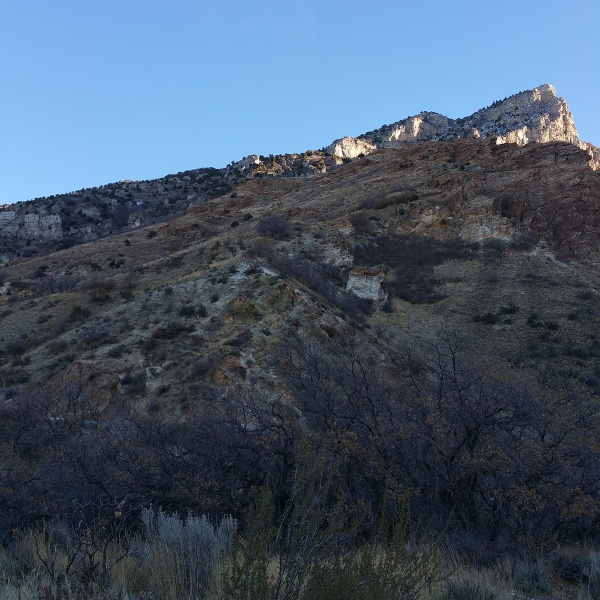
#> input picture test1/pic1.jpg, 600 x 600 px, found by its file name
$ python features.py
#> lines starting #> are read from the running program, lines starting #| are printed output that depends on the picture
import numpy as np
import cv2

class FeatureExtractor:
    def __init__(self, type='SIFT'):
        if type=='SIFT':
            self.extractor = cv2.xfeatures2d.SIFT_create()
        elif type=='SURF':
            self.extractor = cv2.xfeatures2d.SURF_create()
        elif type=='ORB':
            self.extractor = cv2.ORB_create()
        else:
            raise typeError("Error, unknown feature type!")

    def getFeatures(self, img):
        kp, des = self.extractor.detectAndCompute(img, None)
        return kp, des

if __name__ == "__main__":
    img = cv2.imread('../test1/pic1.jpg')
#> img is the input picture: shape (600, 600, 3); mean B, G, R 104.5, 86, 69.5
    gray = cv2.cvtColor(img, cv2.COLOR_RGB2GRAY)
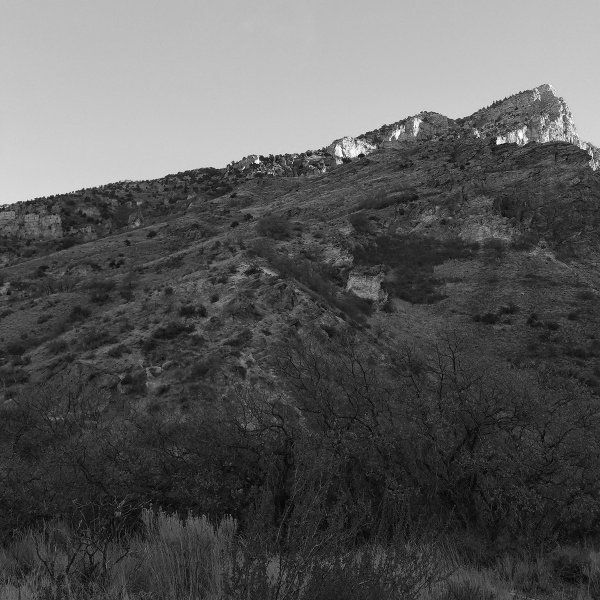
#> gray: shape (600, 600); min 1, max 252, mean 89.6
    # extractor = FeatureExtractor('SURF')
    extractor = FeatureExtractor('SIFT')
    kp, des = extractor.getFeatures(gray)
#> in getFeatures, `kp, des = self.extractor.detectAndCompute(img, None)`: kp = 1309 keypoints; strongest (x, y, size): (257, 161, 3.1), (499, 141, 4.7), (361, 155, 3.3), (261, 158, 3.2)
    labeled_img = cv2.drawKeypoints(
        img, kp, None, flags=cv2.DRAW_MATCHES_FLAGS_DRAW_RICH_KEYPOINTS)
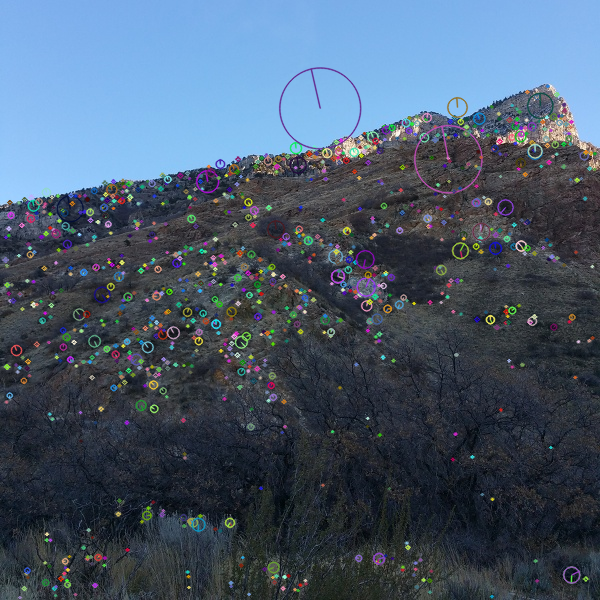
#> labeled_img: shape (600, 600, 3); mean B, G, R 106.7, 88.4, 72.3
    cv2.imshow("features", labeled_img)
    cv2.waitKey()
    cv2.destroyAllWindows()

$ run again, with test1/pic2.jpg copied over test1/pic1.jpg
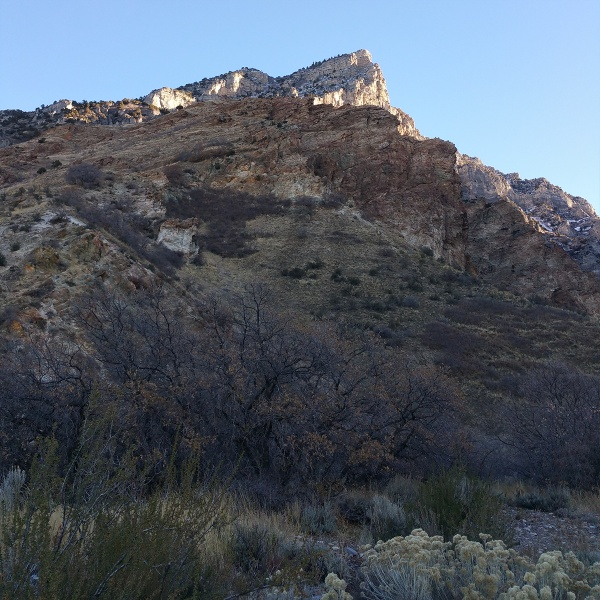
#> input picture test1/pic2.jpg, 600 x 600 px, found by its file name
#> img is the input picture: shape (600, 600, 3); mean B, G, R 101.1, 90.1, 81.6
#> `gray = cv2.cvtColor(img, cv2.COLOR_RGB2GRAY)`:
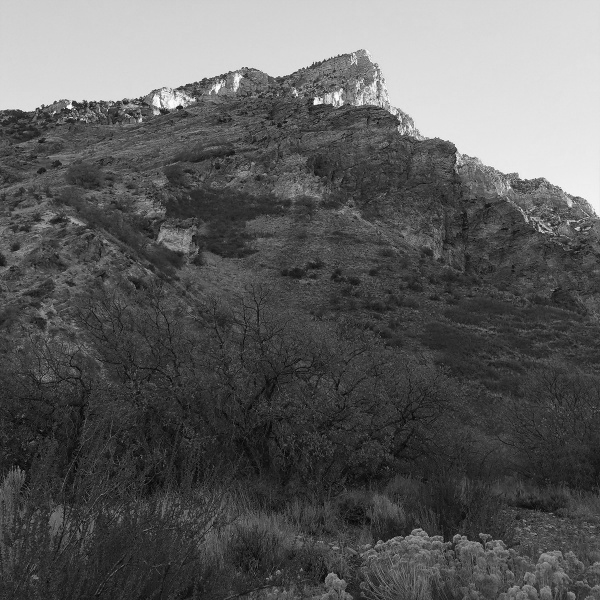
#> gray: shape (600, 600); min 0, max 253, mean 92.4
#> in getFeatures, `kp, des = self.extractor.detectAndCompute(img, None)`: kp = 1493 keypoints; strongest (x, y, size): (70, 107, 3.3), (74, 103, 3.3), (179, 107, 3.4), (140, 120, 2.6)
#> `labeled_img = cv2.drawKeypoints( img, kp, None, flags=cv2.DRAW_MATCHES..`:
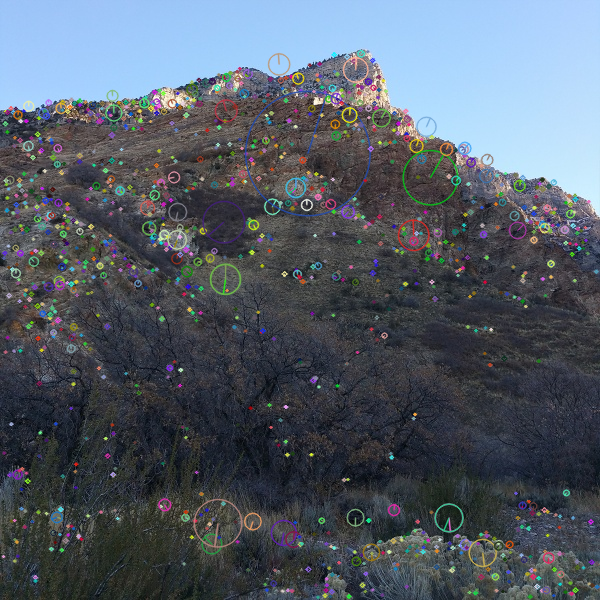
#> labeled_img: shape (600, 600, 3); mean B, G, R 103.1, 92.5, 83.9

$ run again, with test1/pic3.jpg copied over test1/pic1.jpg
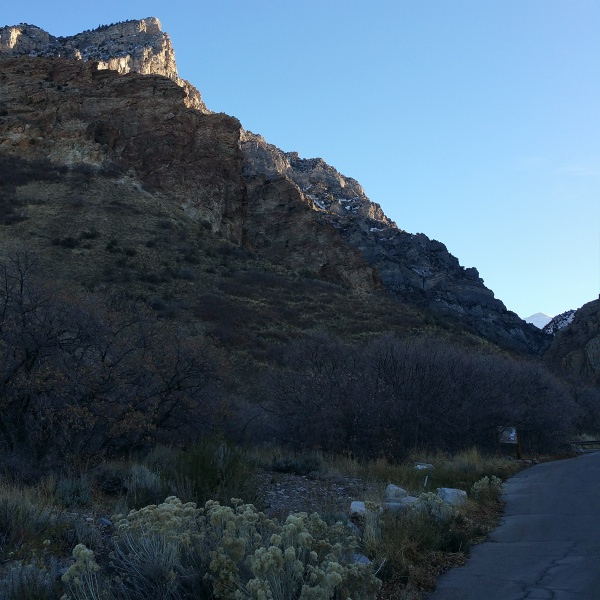
#> input picture test1/pic3.jpg, 600 x 600 px, found by its file name
#> img is the input picture: shape (600, 600, 3); mean B, G, R 102.5, 86.5, 67
#> `gray = cv2.cvtColor(img, cv2.COLOR_RGB2GRAY)`:
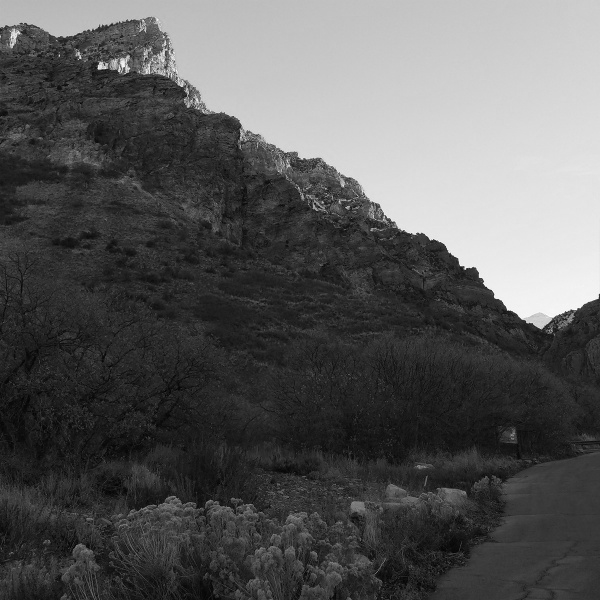
#> gray: shape (600, 600); min 2, max 253, mean 89
#> in getFeatures, `kp, des = self.extractor.detectAndCompute(img, None)`: kp = 692 keypoints; strongest (x, y, size): (101, 66, 5), (496, 297, 2.6), (535, 294, 44.7), (348, 207, 2.5)
#> `labeled_img = cv2.drawKeypoints( img, kp, None, flags=cv2.DRAW_MATCHES..`:
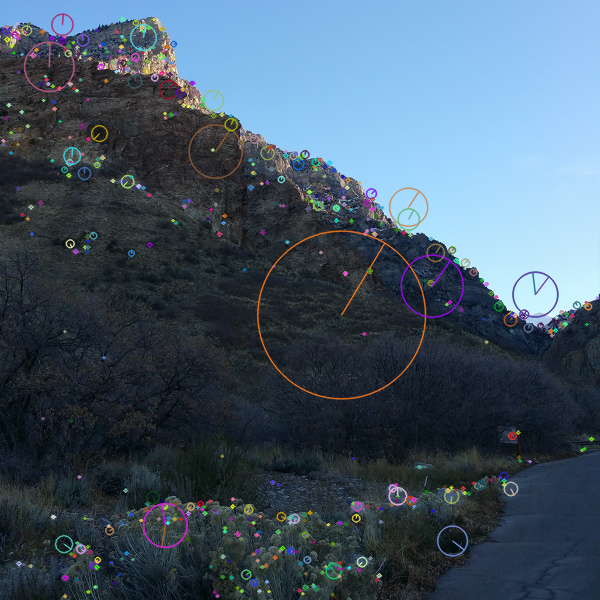
#> labeled_img: shape (600, 600, 3); mean B, G, R 103.5, 87.7, 69.2
